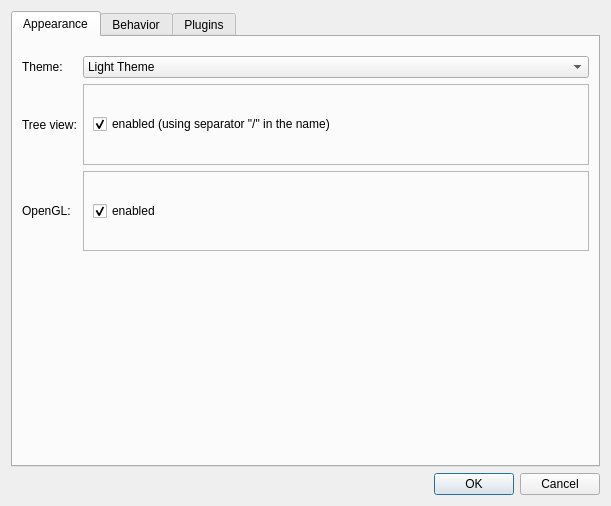
<?xml version="1.0" encoding="UTF-8"?>
<ui version="4.0">
 <class>PreferencesDialog</class>
 <widget class="QDialog" name="PreferencesDialog">
  <property name="geometry">
   <rect>
    <x>0</x>
    <y>0</y>
    <width>611</width>
    <height>506</height>
   </rect>
  </property>
  <property name="minimumSize">
   <size>
    <width>450</width>
    <height>0</height>
   </size>
  </property>
  <property name="windowTitle">
   <string>Preferences</string>
  </property>
  <layout class="QVBoxLayout" name="verticalLayout">
   <item>
    <widget class="QTabWidget" name="tabWidget">
     <property name="focusPolicy">
      <enum>Qt::NoFocus</enum>
     </property>
     <property name="currentIndex">
      <number>0</number>
     </property>
     <widget class="QWidget" name="tab">
      <attribute name="title">
       <string>Appearance</string>
      </attribute>
      <layout class="QVBoxLayout" name="verticalLayout_8">
       <item>
        <layout class="QFormLayout" name="formLayout_3">
         <property name="fieldGrowthPolicy">
          <enum>QFormLayout::ExpandingFieldsGrow</enum>
         </property>
         <property name="formAlignment">
          <set>Qt::AlignCenter</set>
         </property>
         <property name="topMargin">
          <number>10</number>
         </property>
         <item row="0" column="0">
          <widget class="QLabel" name="label">
           <property name="sizePolicy">
            <sizepolicy hsizetype="Preferred" vsizetype="Expanding">
             <horstretch>0</horstretch>
             <verstretch>0</verstretch>
            </sizepolicy>
           </property>
           <property name="text">
            <string>Theme:</string>
           </property>
          </widget>
         </item>
         <item row="0" column="1">
          <widget class="QComboBox" name="comboBoxTheme">
           <property name="sizePolicy">
            <sizepolicy hsizetype="Expanding" vsizetype="Fixed">
             <horstretch>0</horstretch>
             <verstretch>0</verstretch>
            </sizepolicy>
           </property>
           <item>
            <property name="text">
             <string>Light Theme</string>
            </property>
           </item>
           <item>
            <property name="text">
             <string>Dark Theme</string>
            </property>
           </item>
          </widget>
         </item>
         <item row="1" column="0">
          <widget class="QLabel" name="label_6">
           <property name="sizePolicy">
            <sizepolicy hsizetype="Preferred" vsizetype="Expanding">
             <horstretch>0</horstretch>
             <verstretch>0</verstretch>
            </sizepolicy>
           </property>
           <property name="minimumSize">
            <size>
             <width>0</width>
             <height>40</height>
            </size>
           </property>
           <property name="toolTip">
            <string>&lt;html&gt;&lt;head/&gt;&lt;body&gt;&lt;p&gt;The &amp;quot;Name Separator&amp;quot; is the character use to split the name of a timeseries in the tree view (Timeseries Panel).&lt;/p&gt;&lt;p&gt;Default is &lt;span style=&quot; font-weight:600;&quot;&gt;&amp;quot;/&amp;quot;&lt;/span&gt;.&lt;/p&gt;&lt;/body&gt;&lt;/html&gt;</string>
           </property>
           <property name="text">
            <string>Tree view:</string>
           </property>
          </widget>
         </item>
         <item row="1" column="1">
          <widget class="QFrame" name="frame_2">
           <property name="sizePolicy">
            <sizepolicy hsizetype="Expanding" vsizetype="Preferred">
             <horstretch>0</horstretch>
             <verstretch>0</verstretch>
            </sizepolicy>
           </property>
           <property name="minimumSize">
            <size>
             <width>0</width>
             <height>40</height>
            </size>
           </property>
           <property name="frameShape">
            <enum>QFrame::StyledPanel</enum>
           </property>
           <property name="frameShadow">
            <enum>QFrame::Raised</enum>
           </property>
           <layout class="QVBoxLayout" name="verticalLayout_4">
            <item>
             <widget class="QCheckBox" name="checkBoxSeparator">
              <property name="toolTip">
               <string>&lt;html&gt;&lt;head/&gt;&lt;body&gt;&lt;p&gt;Change will not be applied to existing timeseries.&lt;/p&gt;&lt;/body&gt;&lt;/html&gt;</string>
              </property>
              <property name="text">
               <string>enabled (using separator &quot;/&quot; in the name)</string>
              </property>
              <property name="checked">
               <bool>true</bool>
              </property>
             </widget>
            </item>
           </layout>
          </widget>
         </item>
         <item row="2" column="0">
          <widget class="QLabel" name="label_7">
           <property name="sizePolicy">
            <sizepolicy hsizetype="Preferred" vsizetype="Expanding">
             <horstretch>0</horstretch>
             <verstretch>0</verstretch>
            </sizepolicy>
           </property>
           <property name="minimumSize">
            <size>
             <width>0</width>
             <height>40</height>
            </size>
           </property>
           <property name="text">
            <string>OpenGL:</string>
           </property>
          </widget>
         </item>
         <item row="2" column="1">
          <widget class="QFrame" name="frame_3">
           <property name="sizePolicy">
            <sizepolicy hsizetype="Expanding" vsizetype="Preferred">
             <horstretch>0</horstretch>
             <verstretch>0</verstretch>
            </sizepolicy>
           </property>
           <property name="frameShape">
            <enum>QFrame::StyledPanel</enum>
           </property>
           <property name="frameShadow">
            <enum>QFrame::Raised</enum>
           </property>
           <layout class="QVBoxLayout" name="verticalLayout_5">
            <item>
             <widget class="QCheckBox" name="checkBoxOpenGL">
              <property name="toolTip">
               <string>&lt;html&gt;&lt;head/&gt;&lt;body&gt;&lt;p&gt;Change will not be applied to existing plots.&lt;/p&gt;&lt;/body&gt;&lt;/html&gt;</string>
              </property>
              <property name="text">
               <string>enabled</string>
              </property>
              <property name="checked">
               <bool>true</bool>
              </property>
             </widget>
            </item>
           </layout>
          </widget>
         </item>
        </layout>
       </item>
       <item>
        <spacer name="verticalSpacer_2">
         <property name="orientation">
          <enum>Qt::Vertical</enum>
         </property>
         <property name="sizeHint" stdset="0">
          <size>
           <width>20</width>
           <height>40</height>
          </size>
         </property>
        </spacer>
       </item>
      </layout>
     </widget>
     <widget class="QWidget" name="behaviorTab">
      <attribute name="title">
       <string>Behavior</string>
      </attribute>
      <layout class="QVBoxLayout" name="verticalLayout_7">
       <item>
        <widget class="QGroupBox" name="groupBoxAutoZoom">
         <property name="sizePolicy">
          <sizepolicy hsizetype="Preferred" vsizetype="Preferred">
           <horstretch>0</horstretch>
           <verstretch>0</verstretch>
          </sizepolicy>
         </property>
         <property name="minimumSize">
          <size>
           <width>0</width>
           <height>40</height>
          </size>
         </property>
         <property name="title">
          <string>Reset plot zoom when:</string>
         </property>
         <property name="alignment">
          <set>Qt::AlignLeading|Qt::AlignLeft|Qt::AlignVCenter</set>
         </property>
         <layout class="QVBoxLayout" name="verticalLayout_6">
          <item>
           <widget class="QCheckBox" name="checkBoxAutoZoomAdded">
            <property name="text">
             <string>Curve added to plot</string>
            </property>
            <property name="checked">
             <bool>true</bool>
            </property>
           </widget>
          </item>
          <item>
           <widget class="QCheckBox" name="checkBoxAutoZoomVisibility">
            <property name="enabled">
             <bool>true</bool>
            </property>
            <property name="text">
             <string>Curve visibility toggled (in curves legend)</string>
            </property>
            <property name="checked">
             <bool>false</bool>
            </property>
           </widget>
          </item>
          <item>
           <widget class="QCheckBox" name="checkBoxAutoZoomFilter">
            <property name="toolTip">
             <string/>
            </property>
            <property name="text">
             <string>Filters applied to curves</string>
            </property>
            <property name="checked">
             <bool>false</bool>
            </property>
           </widget>
          </item>
         </layout>
        </widget>
       </item>
       <item>
        <widget class="QGroupBox" name="groupBox">
         <property name="sizePolicy">
          <sizepolicy hsizetype="Expanding" vsizetype="Preferred">
           <horstretch>0</horstretch>
           <verstretch>0</verstretch>
          </sizepolicy>
         </property>
         <property name="title">
          <string>Curves color:</string>
         </property>
         <layout class="QVBoxLayout" name="verticalLayout_2">
          <property name="spacing">
           <number>0</number>
          </property>
          <item>
           <widget class="QRadioButton" name="radioGlobalColorIndex">
            <property name="text">
             <string>global color sequence</string>
            </property>
            <property name="checked">
             <bool>true</bool>
            </property>
           </widget>
          </item>
          <item>
           <widget class="QRadioButton" name="radioLocalColorIndex">
            <property name="text">
             <string>reset color sequence in each plot area</string>
            </property>
           </widget>
          </item>
          <item>
           <widget class="QCheckBox" name="checkBoxRememberColor">
            <property name="text">
             <string>remember color</string>
            </property>
            <property name="checked">
             <bool>true</bool>
            </property>
           </widget>
          </item>
         </layout>
        </widget>
       </item>
       <item>
        <spacer name="verticalSpacer">
         <property name="orientation">
          <enum>Qt::Vertical</enum>
         </property>
         <property name="sizeHint" stdset="0">
          <size>
           <width>20</width>
           <height>40</height>
          </size>
         </property>
        </spacer>
       </item>
      </layout>
     </widget>
     <widget class="QWidget" name="tabPlugins">
      <attribute name="title">
       <string>Plugins</string>
      </attribute>
      <layout class="QVBoxLayout" name="verticalLayout_3">
       <item>
        <layout class="QHBoxLayout" name="horizontalLayout">
         <item>
          <widget class="QLabel" name="label_3">
           <property name="text">
            <string>&lt;html&gt;&lt;head/&gt;&lt;body&gt;&lt;p&gt;&lt;span style=&quot; font-weight:600;&quot;&gt;Plugin folders &lt;/span&gt;(will be loaded in this order)&lt;span style=&quot; font-weight:600;&quot;&gt;:&lt;/span&gt;&lt;/p&gt;&lt;/body&gt;&lt;/html&gt;</string>
           </property>
          </widget>
         </item>
         <item>
          <spacer name="horizontalSpacer">
           <property name="orientation">
            <enum>Qt::Horizontal</enum>
           </property>
           <property name="sizeHint" stdset="0">
            <size>
             <width>40</width>
             <height>20</height>
            </size>
           </property>
          </spacer>
         </item>
         <item>
          <widget class="QPushButton" name="pushButtonAdd">
           <property name="minimumSize">
            <size>
             <width>24</width>
             <height>24</height>
            </size>
           </property>
           <property name="maximumSize">
            <size>
             <width>24</width>
             <height>24</height>
            </size>
           </property>
           <property name="toolTip">
            <string>&lt;html&gt;&lt;head/&gt;&lt;body&gt;&lt;p&gt;Add folder&lt;/p&gt;&lt;/body&gt;&lt;/html&gt;</string>
           </property>
           <property name="text">
            <string/>
           </property>
           <property name="iconSize">
            <size>
             <width>22</width>
             <height>22</height>
            </size>
           </property>
           <property name="flat">
            <bool>true</bool>
           </property>
          </widget>
         </item>
         <item>
          <widget class="QPushButton" name="pushButtonRemove">
           <property name="minimumSize">
            <size>
             <width>24</width>
             <height>24</height>
            </size>
           </property>
           <property name="maximumSize">
            <size>
             <width>24</width>
             <height>24</height>
            </size>
           </property>
           <property name="toolTip">
            <string>&lt;html&gt;&lt;head/&gt;&lt;body&gt;&lt;p&gt;Remove selected&lt;/p&gt;&lt;/body&gt;&lt;/html&gt;</string>
           </property>
           <property name="text">
            <string/>
           </property>
           <property name="iconSize">
            <size>
             <width>20</width>
             <height>20</height>
            </size>
           </property>
           <property name="flat">
            <bool>true</bool>
           </property>
          </widget>
         </item>
        </layout>
       </item>
       <item>
        <widget class="QLabel" name="label_5">
         <property name="text">
          <string>Add custom folders. Drag and drop the items to change the order.</string>
         </property>
         <property name="wordWrap">
          <bool>true</bool>
         </property>
        </widget>
       </item>
       <item>
        <widget class="QListWidget" name="listWidgetCustom">
         <property name="focusPolicy">
          <enum>Qt::ClickFocus</enum>
         </property>
         <property name="editTriggers">
          <set>QAbstractItemView::NoEditTriggers</set>
         </property>
         <property name="dragDropMode">
          <enum>QAbstractItemView::InternalMove</enum>
         </property>
         <property name="defaultDropAction">
          <enum>Qt::MoveAction</enum>
         </property>
         <property name="spacing">
          <number>2</number>
         </property>
        </widget>
       </item>
       <item>
        <widget class="QLabel" name="label_8">
         <property name="text">
          <string>List of built-in folders:</string>
         </property>
        </widget>
       </item>
       <item>
        <widget class="QListWidget" name="listWidgetBuiltin">
         <property name="editTriggers">
          <set>QAbstractItemView::NoEditTriggers</set>
         </property>
         <property name="selectionMode">
          <enum>QAbstractItemView::NoSelection</enum>
         </property>
         <property name="spacing">
          <number>2</number>
         </property>
        </widget>
       </item>
       <item>
        <widget class="QLabel" name="label_4">
         <property name="text">
          <string>&lt;html&gt;&lt;head/&gt;&lt;body&gt;&lt;p&gt;&lt;span style=&quot; font-weight:600;&quot;&gt;Note&lt;/span&gt;: this change will take effect the next time PlotJuggler is started&lt;/p&gt;&lt;/body&gt;&lt;/html&gt;</string>
         </property>
         <property name="wordWrap">
          <bool>true</bool>
         </property>
        </widget>
       </item>
      </layout>
     </widget>
    </widget>
   </item>
   <item>
    <widget class="QDialogButtonBox" name="buttonBox">
     <property name="orientation">
      <enum>Qt::Horizontal</enum>
     </property>
     <property name="standardButtons">
      <set>QDialogButtonBox::Cancel|QDialogButtonBox::Ok</set>
     </property>
    </widget>
   </item>
  </layout>
 </widget>
 <resources/>
 <connections>
  <connection>
   <sender>buttonBox</sender>
   <signal>accepted()</signal>
   <receiver>PreferencesDialog</receiver>
   <slot>accept()</slot>
   <hints>
    <hint type="sourcelabel">
     <x>248</x>
     <y>254</y>
    </hint>
    <hint type="destinationlabel">
     <x>157</x>
     <y>274</y>
    </hint>
   </hints>
  </connection>
  <connection>
   <sender>buttonBox</sender>
   <signal>rejected()</signal>
   <receiver>PreferencesDialog</receiver>
   <slot>reject()</slot>
   <hints>
    <hint type="sourcelabel">
     <x>316</x>
     <y>260</y>
    </hint>
    <hint type="destinationlabel">
     <x>286</x>
     <y>274</y>
    </hint>
   </hints>
  </connection>
 </connections>
</ui>
